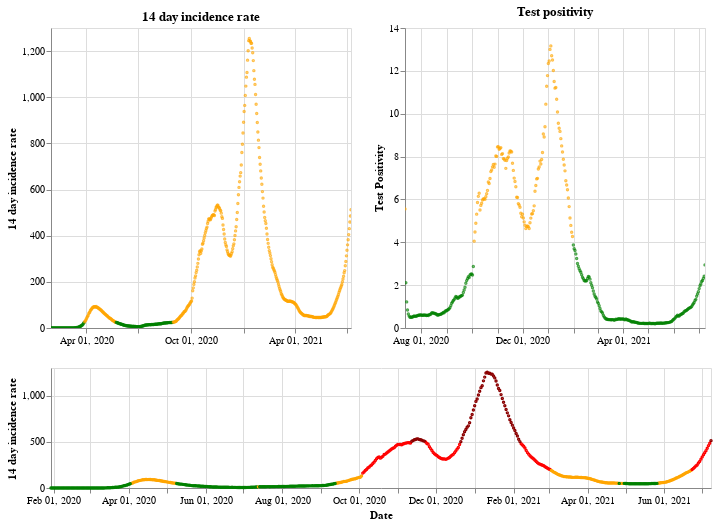

Notebook source saved alongside this figure:
### Markdown cell above
## England

### Code cell
plot_traffic_light('England')

### Figure 1 — Vega-Lite specification as saved in the notebook (floating-point values rounded to 4 significant figures; data arrays with more than 128 entries replaced by an {"elided": "..."} marker saying what was removed)
{"config": {"view": {"continuousWidth": 400, "continuousHeight": 300}}, "vconcat": [{"hconcat": [{"mark": {"type": "point", "size": 2}, "encoding": {"color": {"condition": {"value": "green", "test": "(datum.twoWeeklyCasesRate <= 25)"}, "value": "orange"}, "tooltip": [{"type": "nominal", "field": "areaName"}, {"type": "temporal", "field": "date"}, {"type": "quantitative", "field": "twoWeeklyCasesRate"}, {"type": "quantitative", "field": "testPositivity"}], "x": {"type": "temporal", "axis": {"title": ""}, "field": "date", "scale": {"domain": {"selection": "DateBrush"}}, "timeUnit": "yearmonthdate"}, "y": {"type": "quantitative", "axis": {"title": "14 day incidence rate"}, "field": "twoWeeklyCasesRate"}}, "title": "14 day incidence rate", "width": 300}, {"mark": {"type": "point", "size": 2}, "encoding": {"color": {"condition": {"value": "green", "test": "(datum.testPositivity <= 4)"}, "value": "orange"}, "tooltip": [{"type": "nominal", "field": "areaName"}, {"type": "temporal", "field": "date"}, {"type": "quantitative", "field": "twoWeeklyCasesRate"}, {"type": "quantitative", "field": "testPositivity"}], "x": {"type": "temporal", "axis": {"title": ""}, "field": "date", "scale": {"domain": {"selection": "DateBrush"}}, "timeUnit": "yearmonthdate"}, "y": {"type": "quantitative", "axis": {"title": "Test Positivity"}, "field": "testPositivity"}}, "title": "Test positivity", "width": 300}]}, {"layer": [{"mark": {"type": "point", "size": 2}, "encoding": {"color": {"condition": {"value": "orange", "test": "(((datum.testPositivity < 4) && (datum.twoWeeklyCasesRate >= 50)) && (datum.twoWeeklyCasesRate < 200))"}, "value": "red"}, "opacity": {"condition": {"value": 1, "test": "((datum.twoWeeklyCasesRate >= 50) && (datum.twoWeeklyCasesRate < 500))"}, "value": 0}, "tooltip": [{"type": "nominal", "field": "areaName"}, {"type": "temporal", "field": "date"}, {"type": "quantitative", "field": "twoWeeklyCasesRate"}, {"type": "quantitative", "field": "testPositivity"}], "x": {"type": "temporal", "axis": {"title": "Date"}, "field": "date", "timeUnit": "yearmonthdate"}, "y": {"type": "quantitative", "axis": {"title": "14 day incidence rate"}, "field": "twoWeeklyCasesRate"}}, "selection": {"DateBrush": {"type": "interval", "encodings": ["x"], "fields": ["Time"]}}}, {"mark": {"type": "point", "size": 2}, "encoding": {"color": {"value": "darkred"}, "opacity": {"condition": {"value": 1, "test": "(datum.twoWeeklyCasesRate >= 500)"}, "value": 0}, "tooltip": [{"type": "nominal", "field": "areaName"}, {"type": "temporal", "field": "date"}, {"type": "quantitative", "field": "twoWeeklyCasesRate"}, {"type": "quantitative", "field": "testPositivity"}], "x": {"type": "temporal", "axis": {"title": "Date"}, "field": "date", "timeUnit": "yearmonthdate"}, "y": {"type": "quantitative", "axis": {"title": "14 day incidence rate"}, "field": "twoWeeklyCasesRate"}}}, {"mark": {"type": "point", "size": 2}, "encoding": {"color": {"condition": {"value": "green", "test": "((datum.testPositivity < 4) && (datum.twoWeeklyCasesRate < 50))"}, "value": "orange"}, "opacity": {"condition": {"value": 1, "test": "(datum.twoWeeklyCasesRate < 50)"}, "value": 0}, "tooltip": [{"type": "nominal", "field": "areaName"}, {"type": "temporal", "field": "date"}, {"type": "quantitative", "field": "twoWeeklyCasesRate"}, {"type": "quantitative", "field": "testPositivity"}], "x": {"type": "temporal", "axis": {"title": "Date"}, "field": "date", "timeUnit": "yearmonthdate"}, "y": {"type": "quantitative", "axis": {"title": "14 day incidence rate"}, "field": "twoWeeklyCasesRate"}}}], "height": 120, "width": 660}], "data": {"name": "data-431401a60e7988a80c726eeb7269842c"}, "$schema": "https://vega.github.io/schema/vega-lite/v4.8.1.json", "datasets": {"data-431401a60e7988a80c726eeb7269842c": {"elided": "526 records"}}}
